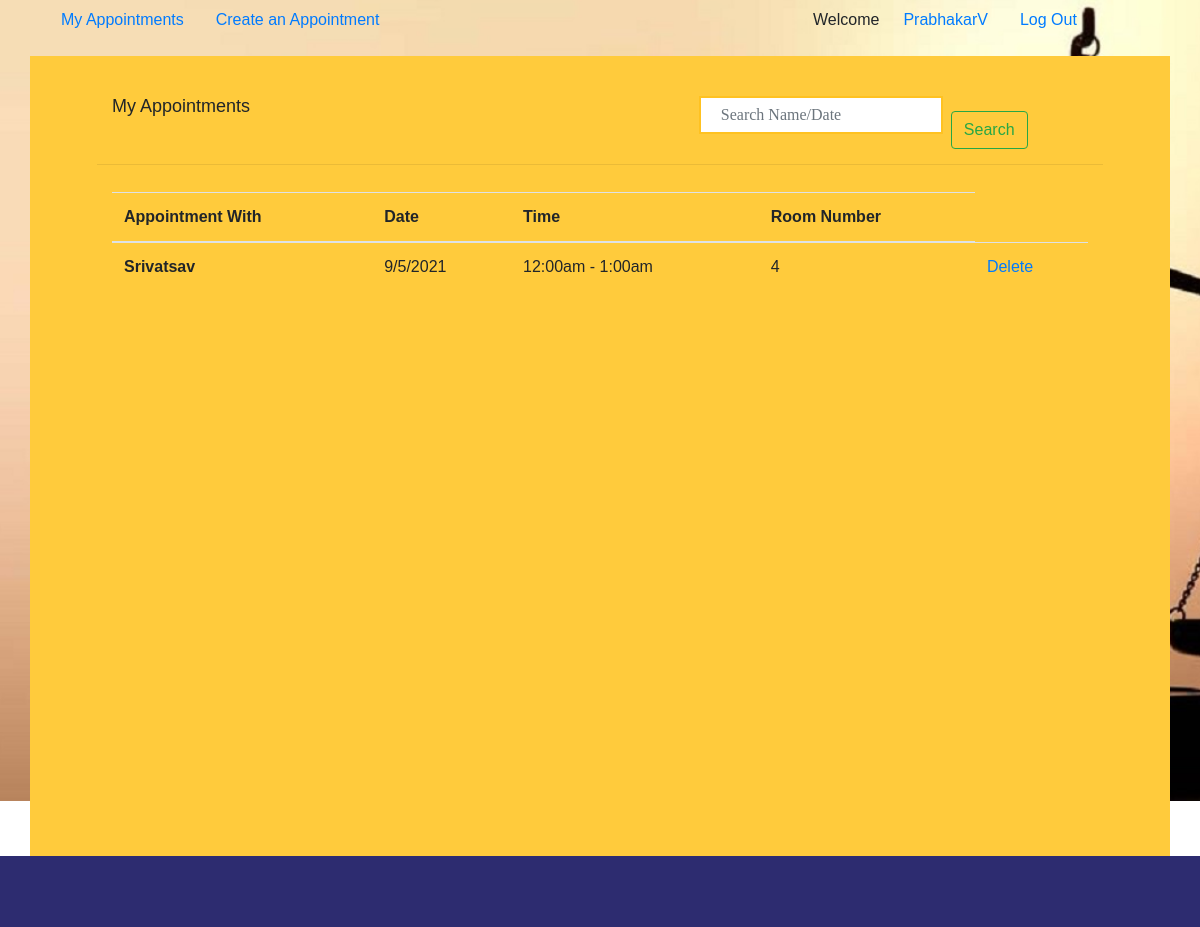
/teacher/ (signed in), run on the app's committed database.
### teacher/models.py (models this page shows, shortened)
class Appointment(models.Model):
	user=models.ForeignKey(settings.AUTH_USER_MODEL,blank=True, null=True,on_delete=models.DO_NOTHING)
	date=models.CharField(max_length=50)
	time_start=models.CharField(max_length=50)
	time_end=models.CharField(max_length=50)
	room_number=models.CharField(max_length=50)
	appointment_with=models.CharField(max_length=50,blank=True)
	update_time=models.DateField(auto_now=True, auto_now_add=False)
	frist_time=models.DateField(auto_now=False, auto_now_add=True)

### teacher/views.py (the view)
# urls.py: path('teacher/', include("teacher.urls")),
def teacher(request):#this section for my appointment
	group_name=Group.objects.all().filter(user = request.user)# get logget user grouped name
	group_name=str(group_name[0]) # convert to string
	if "Teacher" == group_name:
		user_name=request.user.get_username()#Getting Username
		appointment_list = Appointment.objects.all().order_by("-id").filter(user=request.user)
		q=request.GET.get("q")#search start
		if q:
			appointment_list=appointment_list.filter(appointment_with__icontains=q)
		else:
			appointment_list = appointment_list# search end
		appointments= {
		    "query": appointment_list,
		    "user_name":user_name
		}
		return render(request, 'attorney.html', appointments )
	else:
		return redirect('http://127.0.0.1:8000/')

### templates/attorney.html (shortened to what this page needs)
{% extends 'common_attorney.html' %}
{% block common_attorney %}
   <div class="customer">
           <div class="container">
          <div class="row min-height">
              <div class="col-sm-12">
                            <div class="row main_boder">
                                <div class="col-sm-7">
                                     <h3 class="appointment_list">My Appointments</h3>
                                </div>
                                <div class="col-sm-5">
                                      <form class="form-inline my-2 my-lg-0" method="GET" action="">
                                          <input class="form-control mr-sm-2" type="text" name="q" placeholder="Search Name/Date" placeholder="Search With Name" aria-label="Search">
                                          <button class="btn btn-outline-success my-2 my-sm-0" type="submit" value="Search">Search</button>
                                       </form>
                                </div>
                            </div>
                             <table class="table">
                                 <thead>
                                  <tr>
                                    <th scope="col">Appointment With</th>
                                    <th scope="col">Date</th>
                                    <th scope="col">Time</th>
                                    <th scope="col">Room Number</th>
                                  </tr>
                                </thead>{% for appoint in query %}
                                {% if appoint.appointment_with != '' %}
                                <tbody>
                                  <tr>
                                    <th scope="row">{{appoint.appointment_with}}</th>
                                          <td>{{appoint.date}}</td>
                                          <td>{{appoint.time_start}} - {{appoint.time_end}}</td>
                                          <td>{{appoint.room_number}}</td>
                                          <td><a href ="{% url 'appointment_delete' id=appoint.id %}">Delete</a></td>
                                  </tr>{% endif %}
                                </tbody>{% endfor %}
                            </table>
              </div>
          </div>
      </div>
      </div>
      <div class="footer">
      </div>
{% endblock common_attorney %}

### templates/common_attorney.html
{% extends 'common.html' %}
{% block body %}
   <div class="container ">
   	<div class="row customer_nav">
   	             <div class="col-sm-8">
						     <ul class="nav nav-pills">
								  <li class="nav-item">
								    <a class="nav-link" href='{% url "teacher_home"%}'>My Appointments</a>
								  </li>
								  <li class="nav-item">
								    <a class="nav-link" href='{% url "teacher_appointment_list"%}'>Create an Appointment</a>
								  </li>
							  </ul>
                  </div>
                 <div class="col-sm-4">
					     <ul class="nav nav-pills">
							  <li class="nav-item">
							    <p>Welcome </p>
							  </li>
							  <li class="nav-item">
							    <a class="nav-link" href="#">{{user_name}}</a>
							  </li>
							  <li class="nav-item">
							    <a class="nav-link" href='{% url "logout"%}'>Log Out</a>
							  </li>
						  </ul>
	       		 </div>
	  </div>
    </div>
    {% block common_attorney %}
    {% endblock common_attorney %}
{% endblock %}

### static/css/style.css (style rules this page uses)
h3 { font-size: 18px }
.nav>li { position: inherit; display: inline-block; vertical-align: middle; }
.footer { background: #1b1b1b; padding-top: 70px; }
.form-control { border: #ffc221 solid 2px; border-radius: inherit; margin-bottom: 30px; padding: 13px 20px; font-family: poppins; }
.login { height: 100vh; background: url(image/background1.jpg) no-repeat center ; background-size: 275vh; }
.customer { height: 100vh; }
body { font-family: sans-serif !important }
.footer { background: #2d2c70; padding-top: 70px; }
li.nav-item p { padding: 8px; }
.row.min-height { background: #ffcb3c; padding: 20px 67px 36px 67px; }
.row.main_boder { margin-bottom: 27px; border-bottom: 1px solid #00000014; }
.row.min-height { background: #ffcb3c; padding: 40px 67px 36px 67px; height: 100vh; }
.main_boder { border-bottom: 1px solid #00000014; }

### data on the page
Appointment: appointment_with "Srivatsav", date "9/5/2021", time_start "12:00am", time_end "1:00am", room_number "4"

### other printed values
{{ user_name }} "PrabhakarV"
